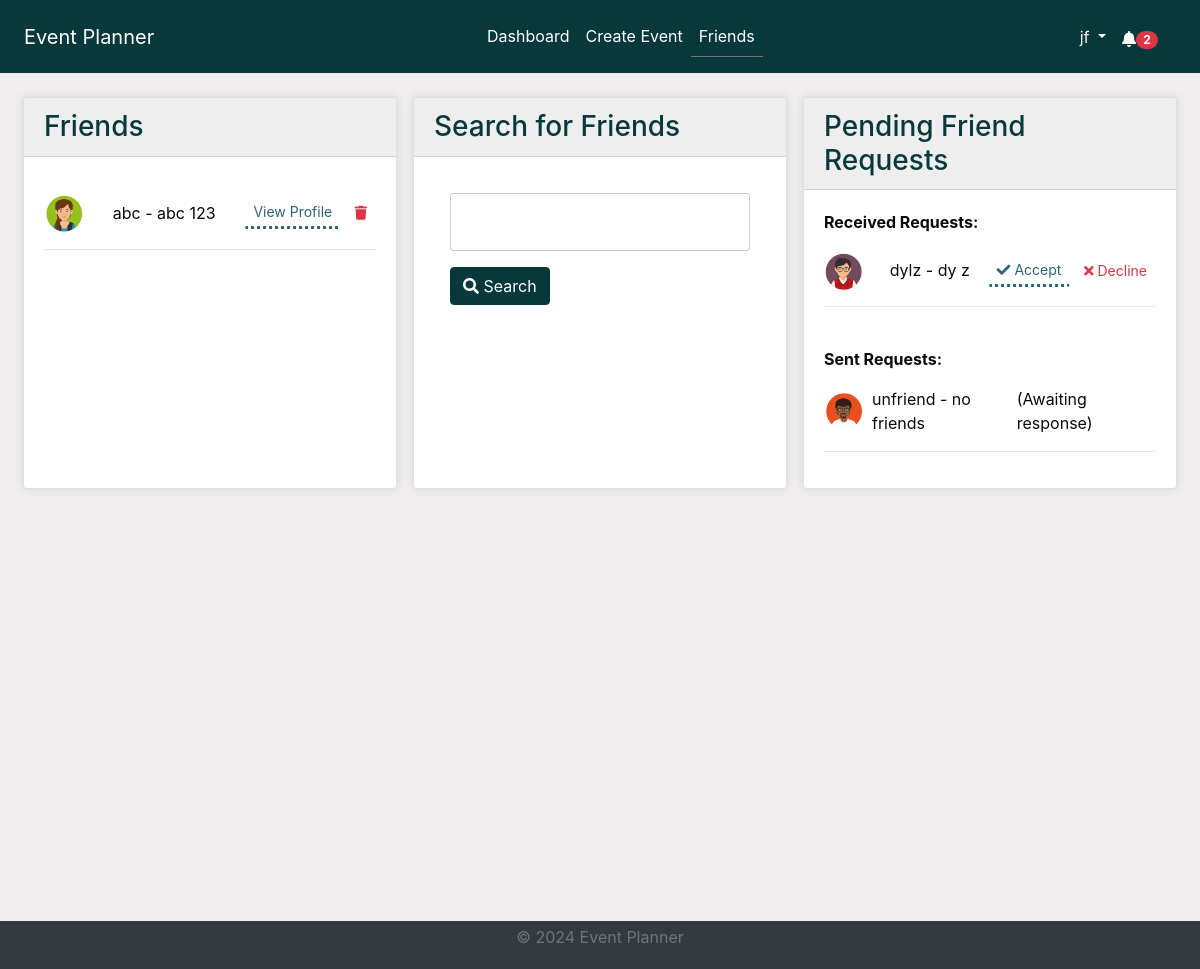
Page /friends/ (signed in) on the committed database.
### accounts/models.py (models this page shows, shortened)
class Friendship(models.Model):
    from_user = models.ForeignKey(
        User, related_name="from_friend", on_delete=models.CASCADE
    )
    to_user = models.ForeignKey(
        User, related_name="to_friend", on_delete=models.CASCADE
    )
    status = models.CharField(
        max_length=20,
        choices=[
            ("pending", "Pending"),
            ("accepted", "Accepted"),
            ("declined", "Declined"),
        ],
    )
    created_at = models.DateTimeField(auto_now_add=True)

class UserProfile(models.Model):
    user = models.OneToOneField(User, on_delete=models.CASCADE)
    profile_picture = models.CharField(max_length=255, default="default.png")
    created_at = models.DateTimeField(auto_now_add=True)
    updated_at = models.DateTimeField(auto_now=True)

### accounts/views.py (the view)
# urls.py: path("friends/", views.friends_page, name="friends_page"),
@login_required
@cache_control(no_cache=True, must_revalidate=True, no_store=True)
def friends_page(request):
    current_user = request.user
    search_query = ""
    search_results = []
    if "search_query" in request.GET or "user" in request.GET:
        search_form = FriendSearchForm(request.GET)
        if search_form.is_valid():
            search_query = search_form.cleaned_data.get("search_query", "")
            selected_user = search_form.cleaned_data.get("user")
            if selected_user:
                search_results = [selected_user]
            else:
                search_results = User.objects.filter(
                    Q(username__icontains=search_query)
                    | Q(first_name__icontains=search_query)
                    | Q(last_name__icontains=search_query)
                ).exclude(id=current_user.id)
        else:
            search_results = []
    else:
        search_form = FriendSearchForm()
        search_results = []
    friends = Friendship.objects.filter(
        (Q(from_user=current_user) | Q(to_user=current_user))
        & Q(status="accepted")
    )
    pending_requests_received = Friendship.objects.filter(
        Q(to_user=current_user) & Q(status="pending")
    )
    pending_requests_sent = Friendship.objects.filter(
        Q(from_user=current_user) & Q(status="pending")
    )
    context = {
        "search_form": search_form,
        "search_query": search_query,
        "search_results": search_results,
        "friends": friends,
        "pending_requests_received": pending_requests_received,
        "pending_requests_sent": pending_requests_sent,
    }
    return render(request, "accounts/friends.html", context)

### accounts/templates/accounts/friends.html (shortened to what this page needs)
{% extends 'base.html' %}
{% load static %}
{% block content %}
<div class="container-fluid">
    <div class="row">
        <div class="col-lg-4 mb-0">
            <div class="card">
                <div class="card-header bg-primary text-white">
                    <h3 class="mb-0">Friends</h3>
                </div>
                <div class="card-body scrollable-column">
                    <ul class="list-unstyled">
                        {% for friendship in friends %}
                            <li>
                                {% if friendship.from_user == user %}
                                    <div class="d-flex justify-content-between align-items-center mt-3">
                                        <img src="{% static 'images/profile_pictures/' %}{{ friendship.to_user.userprofile.profile_picture }}" alt="{{ friendship.to_user.username }}'s profile picture" class="rounded-circle mr-2" style="width: 40px; height: 40px;" onerror="this.onerror=null; this.src='{% static 'images/profile_pictures/' %}{{ friendship.from_user.userprofile.profile_picture }}'">
                                        <span>{{ friendship.to_user.username }} - {{ friendship.to_user.first_name }} {{ friendship.to_user.last_name }}</span>
                                        <div>
                                            <a href="{% url 'view_profile' friendship.to_user.id %}" class="btn btn-sm btn-outline-primary ml-2">View Profile</a>
                                            <button class="btn btn-sm btn-outline-danger delete-friend-btn" data-friend-id="{{ friendship.to_user.id }}"><i class="fa fa-trash"></i></button>
                                        </div>
                                    </div>
                                {% else %}
                                    <div class="d-flex justify-content-between align-items-center mt-3">
                                        <img src="{% static 'images/profile_pictures/' %}{{ friendship.from_user.userprofile.profile_picture }}" alt="{{ friendship.from_user.username }}'s profile picture" class="rounded-circle mr-2" style="width: 40px; height: 40px;" onerror="this.onerror=null; this.src='{% static 'images/profile_pictures/' %}{{ friendship.to_user.userprofile.profile_picture }}'">
                                        <span>{{ friendship.from_user.username }} - {{ friendship.from_user.first_name }} {{ friendship.from_user.last_name }}</span>
                                        <div>
                                            <a href="{% url 'view_profile' friendship.from_user.id %}" class="btn btn-sm btn-outline-primary ml-2">View Profile</a>
                                            <button class="btn btn-sm btn-outline-danger delete-friend-btn" data-friend-id="{{ friendship.from_user.id }}"><i class="fa fa-trash"></i></button>
                                        </div>
                                    </div>
                                {% endif %}
                            </li>
                            <hr>
                        {% empty %}
                            <li>You have no friends yet.</li>
                        {% endfor %}
                    </ul>
                </div>
            </div>
        </div>
        <div class="col-lg-4 mb-0">
            <div class="card">
                <div class="card-header bg-primary text-white">
                    <h3 class="mb-0">Search for Friends</h3>
                </div>
                <div class="card-body">
                    <form method="get" action="{% url 'friends_page' %}">
                        {{ search_form.as_p }}
                        <button type="submit" class="btn btn-primary"><i class="fa fa-search"></i> Search</button>
                    </form>
                    <br>
                    <br>
                </div>
            </div>
        </div>
        <div class="col-lg-4 mb-0">
            <div class="card">
                <div class="card-header bg-primary text-white">
                    <h3 class="mb-0">Pending Friend Requests</h3>
                </div>
                <div class="card-body">
                    <ul class="list-unstyled">
                        <li><strong>Received Requests:</strong></li>
                        {% for request in pending_requests_received %}
                            <li>
                                <div class="d-flex justify-content-between align-items-center mt-3">
                                    <img src="{% static 'images/profile_pictures/' %}{{ request.from_user.userprofile.profile_picture }}" alt="{{ request.from_user.username }}'s profile picture" class="rounded-circle mr-2" style="width: 40px; height: 40px;" onerror="this.onerror=null; this.src='{% static 'images/profile_pictures/' %}{{ request.to_user.userprofile.profile_picture }}'">
                                    <span>{{ request.from_user.username }} - {{ request.from_user.first_name }} {{ request.from_user.last_name }}</span>
                                    <div>
                                        <a href="{% url 'respond_friend_request' request.id 'accept' %}" class="btn btn-sm btn-outline-success"><i class="fa fa-check"></i> Accept</a>
                                        <a href="{% url 'respond_friend_request' request.id 'decline' %}" class="btn btn-sm btn-outline-danger"><i class="fa fa-times"></i> Decline</a>
                                    </div>
                                </div>
                            </li>
                            <hr>
                        {% empty %}
                            <li>No pending friend requests received.</li>
                        {% endfor %}
                        <br>
                        <li><strong>Sent Requests:</strong></li>
                        {% for request in pending_requests_sent %}
                            <li>
                                <div class="d-flex justify-content-between align-items-center mt-3">
                                    <img src="{% static 'images/profile_pictures/' %}{{ request.to_user.userprofile.profile_picture }}" alt="{{ request.to_user.username }}'s profile picture" class="rounded-circle mr-2" style="width: 40px; height: 40px;" onerror="this.onerror=null; this.src='{% static 'images/profile_pictures/' %}{{ request.from_user.userprofile.profile_picture }}'">
                                    <span>{{ request.to_user.username }} - {{ request.to_user.first_name }} {{ request.to_user.last_name }}</span>
                                    <span>(Awaiting response)</span>
                                </div>
                            </li>
                            <hr>
                        {% empty %}
                            <li>No pending friend requests sent.</li>
                        {% endfor %}
                    </ul>
                </div>
            </div>
        </div>
    </div>
</div>
{% endblock %}

### templates/base.html (shortened to what this page needs)
<!DOCTYPE html>
<html lang="en">
<head>
    {% load static %}
    <link rel="stylesheet" href="https://stackpath.bootstrapcdn.com/bootstrap/4.5.2/css/bootstrap.min.css">
    <link rel="stylesheet" href="{% static 'css/styles.css' %}">
    <link rel="stylesheet" href="https://cdnjs.cloudflare.com/ajax/libs/font-awesome/5.15.4/css/all.min.css">
    <link rel="stylesheet" href="https://cdnjs.cloudflare.com/ajax/libs/fullcalendar/3.10.2/fullcalendar.min.css" />
</head>
<body class="c-app">
    <header class="c-header c-header-light c-header-fixed">
        <nav class="navbar navbar-expand-lg navbar-light">
            <a class="navbar-brand" href="{% url 'home' %}">Event Planner</a>
            <div class="collapse navbar-collapse" id="navbarSupportedContent">
                {% if user.is_authenticated %}
                <ul class="navbar-nav mx-auto">
                    <li class="nav-item {% if request.resolver_match.url_name == 'dashboard' %}active{% endif %}">
                        <a class="nav-link" href="{% url 'dashboard' %}">Dashboard</a>
                    </li>
                    <li class="nav-item {% if request.resolver_match.url_name == 'create_event' %}active{% endif %}">
                        <a class="nav-link" href="{% url 'create_event' %}">Create Event</a>
                    </li>
                    <li class="nav-item {% if request.resolver_match.url_name == 'friends_page' %}active{% endif %}">
                        <a class="nav-link" href="{% url 'friends_page' %}">Friends</a>
                    </li>
                    {% endif %}
                </ul>
                {% if user.is_authenticated %}
                <ul class="navbar-nav d-flex">
                    <li class="nav-item dropdown">
                        <a class="nav-link dropdown-toggle" href="#" id="profileLink" role="button" data-toggle="dropdown" aria-haspopup="true" aria-expanded="false">
                            {{ user.username }}
                        </a>
                    </li>
                </ul>
                {% endif %}
            </div>
            {% if user.is_authenticated %}
                <ul class="navbar-nav ml-auto d-flex">
                    <li class="nav-item">
                        <a class="nav-link" href="#" id="notificationBell" role="button" data-toggle="dropdown" aria-haspopup="true" aria-expanded="false">
                            <i class="fas fa-bell"></i>
                            {% if unread_count > 0 %}
                                <span class="badge badge-pill badge-danger">{{ unread_count }}</span>
                            {% else %}
                                <span class="badge badge-pill badge-danger" style="opacity: 0;">{{ unread_count }}</span>
                            {% endif %}
                        </a>
                    </li>
                </ul>
            {% endif %}
        </nav>
    </header>
    <main class="c-main">
        <div class="container-fluid">
            <div class="fade-in">
                {% block content %}{% endblock %}
            </div>
        </div>
    </main>
    <footer class="footer py-1">
        <div class="container text-center">
            <p class="text-muted">&copy; 2024 Event Planner</p>
        </div>
    </footer>
</body>
</html>

### rows in the picture
Friendship: from_user.userprofile.profile_picture (picture), from_user.username "abc", from_user.first_name "abc", from_user.last_name "123"
Friendship: from_user.userprofile.profile_picture (picture), from_user.username "dylz", from_user.first_name "dy", from_user.last_name "z"
Friendship: to_user.userprofile.profile_picture (picture), to_user.username "unfriend", to_user.first_name "no", to_user.last_name "friends"

### other values in the picture
{{ user.username }} "jf"
{{ unread_count }} "2"
